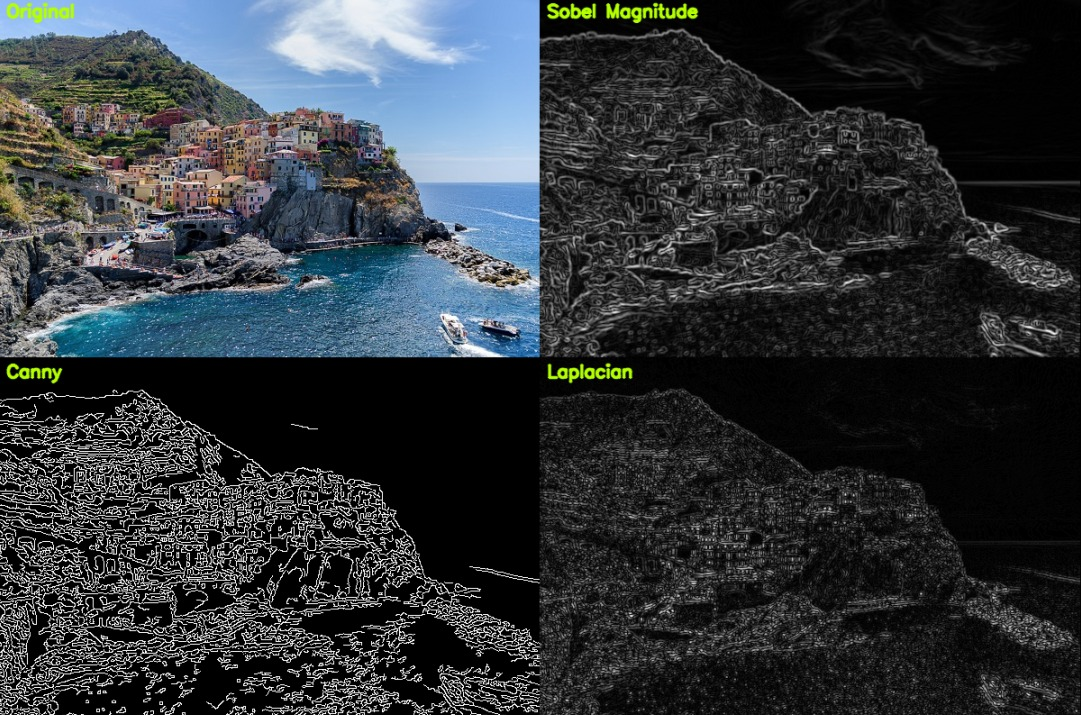
#> input picture image1.jpeg, 1081 x 715 px, given in place of test.mp4, which was not available
$ python neuromorphic_dvs.py
#> lines starting #> are read from the running program, lines starting #| are printed output that depends on the picture
import cv2
import numpy as np
import time
import collections

# ─────────────────────────────────────────────
# CONFIG
# ─────────────────────────────────────────────
VIDEO_PATH       = "/home/exam/test.mp4"
PANEL_W, PANEL_H = 320, 240          # size of each panel
ADAPT_HIGH       = 15.0              # if activity > this %, raise threshold
ADAPT_LOW        =  4.0              # if activity < this %, lower threshold
ADAPT_STEP       =  1                # how much to change threshold each step
ADAPT_COOLDOWN   = 10                # frames between auto-adjustments


# ─────────────────────────────────────────────
# VIDEO HELPERS
# ─────────────────────────────────────────────
def open_video():
    cap = cv2.VideoCapture(VIDEO_PATH)
    if cap.isOpened():
        print("[INFO] Using video:", VIDEO_PATH)
        return cap
    print("[ERROR] Could not open video file:", VIDEO_PATH)
    exit(1)

def read_frame(cap):
    ret, frame = cap.read()
#> frame is the input picture: shape (715, 1081, 3); mean B, G, R 58.5, 54.7, 49.6
    if not ret:                          # loop video when it ends
        cap.set(cv2.CAP_PROP_POS_FRAMES, 0)
        ret, frame = cap.read()
    return frame if ret else None


# ─────────────────────────────────────────────
# DVS PROCESSOR
# ─────────────────────────────────────────────
class DVSProcessor:
    def __init__(self, threshold=20):
        self.threshold   = threshold
        self.adaptive    = False         # toggle with 'A' key
        self._prev_gray  = None

        # rolling buffers
        self._activity_buf  = collections.deque(maxlen=60)   # last 60 frames
        self._event_rate_buf = collections.deque(maxlen=10)  # for smoothing EPS
        self._adapt_timer   = 0                               # cooldown counter
        self._last_time     = time.time()

    # ── main processing ──────────────────────
    def process(self, bgr):
        gray = cv2.cvtColor(bgr, cv2.COLOR_BGR2GRAY)
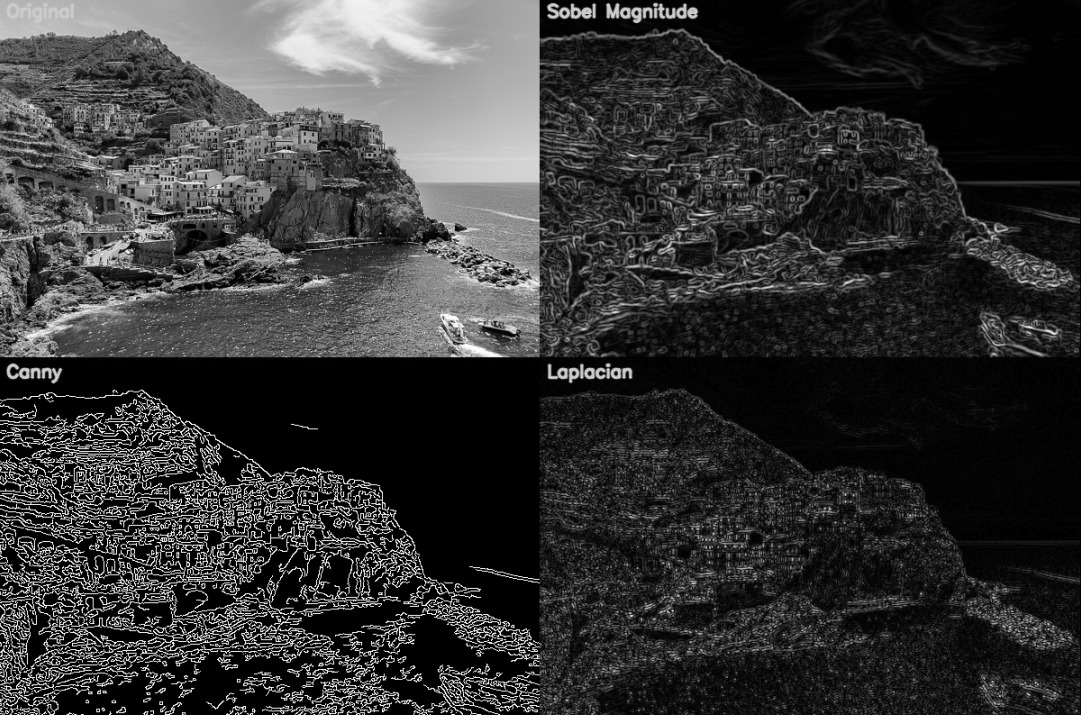
#> gray: shape (715, 1081); min 0, max 255, mean 53.6
        gray = cv2.GaussianBlur(gray, (3, 3), 0)

        if self._prev_gray is None:
            self._prev_gray = gray.copy()
            return None

        # ── frame difference ─────────────────
        diff = gray.astype(np.int16) - self._prev_gray.astype(np.int16)

        pos_mask    = (diff >  self.threshold).astype(np.uint8) * 255   # ON  events
        neg_mask    = (diff < -self.threshold).astype(np.uint8) * 255   # OFF events
        active_mask = ((np.abs(diff)) > self.threshold).astype(np.uint8) * 255

        # ── sparse Canny edges (only on active pixels) ──
        edges_full    = cv2.Canny(gray, 40, 120)
        sparse_events = cv2.bitwise_and(edges_full, active_mask)

        # ── activity % ───────────────────────
        total_px      = active_mask.size
        active_px     = int(np.count_nonzero(active_mask))
        activity_pct  = 100.0 * active_px / total_px
        self._activity_buf.append(activity_pct)

        # ── event rate (events per second) ───
        now       = time.time()
        dt        = max(now - self._last_time, 1e-6)
        eps       = int(np.count_nonzero(sparse_events)) / dt   # events/sec
        self._event_rate_buf.append(eps)
        self._last_time = now

        # ── adaptive threshold ────────────────
        self._adapt_timer += 1
        if self.adaptive and self._adapt_timer >= ADAPT_COOLDOWN:
            self._adapt_timer = 0
            smoothed = np.mean(self._activity_buf)
            if smoothed > ADAPT_HIGH:
                self.threshold = min(self.threshold + ADAPT_STEP, 100)
            elif smoothed < ADAPT_LOW:
                self.threshold = max(self.threshold - ADAPT_STEP, 1)

        self._prev_gray = gray.copy()

        return dict(
            gray          = gray,
            active_mask   = active_mask,
            pos_mask      = pos_mask,
            neg_mask      = neg_mask,
            sparse_events = sparse_events,
            activity_pct  = activity_pct,
            saved_pct     = 100.0 - activity_pct,
            smoothed_act  = float(np.mean(self._activity_buf)),
            event_rate    = float(np.mean(self._event_rate_buf)),
            activity_hist = list(self._activity_buf),   # for graph
        )


# ─────────────────────────────────────────────
# FRAME BUILDERS
# ─────────────────────────────────────────────
def build_event_frame(r):
    """Composite event map: green=ON, red=OFF, white=confirmed edge."""
    H, W = r['gray'].shape
    out = np.zeros((H, W, 3), dtype=np.uint8)
    on_bg  = cv2.bitwise_and(r['pos_mask'], cv2.bitwise_not(r['sparse_events']))
    off_bg = cv2.bitwise_and(r['neg_mask'], cv2.bitwise_not(r['sparse_events']))
    out[on_bg  > 0] = (0,  200, 80)     # green  — ON  background
    out[off_bg > 0] = (60,  60, 220)    # red    — OFF background
    out[r['sparse_events'] > 0] = (255, 255, 255)  # white — confirmed edge
    return out


def build_polarity_panel(mask, label_text, color_on):
    """Coloured single-polarity panel (ON or OFF)."""
    H, W = mask.shape
    out  = np.zeros((H, W, 3), dtype=np.uint8)
    out[mask > 0] = color_on
    put(out, label_text, (8, 22), scale=0.5, color=(255, 255, 255))
    return out


def build_stats_panel(r, fps, dvs, W=PANEL_W, H=PANEL_H):
    """Black panel with metrics + mini activity graph."""
    panel = np.zeros((H, W, 3), dtype=np.uint8)

    # ── text metrics ─────────────────────────
    lines = [
        ("METRICS",                       (8, 26),  0.55, (0, 255, 180)),
        (f"FPS        : {fps:.1f}",       (8, 54),  0.45, (200, 200, 200)),
        (f"Threshold  : {dvs.threshold}", (8, 74),  0.45, (200, 200, 200)),
        (f"Activity   : {r['activity_pct']:.1f}%",  (8, 94),  0.45, (200, 200, 200)),
        (f"Saved work : {r['saved_pct']:.1f}%",     (8, 114), 0.45, (200, 200, 200)),
        (f"Event rate : {r['event_rate']:.0f} e/s",  (8, 134), 0.45, (0, 220, 255)),
        (f"Adaptive   : {'ON' if dvs.adaptive else 'OFF'}",
                                          (8, 154), 0.45,
                                          (0, 255, 100) if dvs.adaptive else (100, 100, 100)),
    ]
    for text, pos, scale, color in lines:
        put(panel, text, pos, scale=scale, color=color)

    # ── mini rolling activity graph ───────────
    hist = r['activity_hist']
    if len(hist) > 1:
        gh, gw = 60, W - 16          # graph height / width
        gx, gy = 8, H - gh - 14     # top-left corner of graph

        # background box
        cv2.rectangle(panel, (gx - 2, gy - 2), (gx + gw + 2, gy + gh + 2),
                      (40, 40, 40), -1)

        # ADAPT_HIGH / ADAPT_LOW reference lines
        for ref_val, ref_col in [(ADAPT_HIGH, (0, 140, 255)), (ADAPT_LOW, (255, 140, 0))]:
            ry = gy + gh - int(ref_val / 30.0 * gh)   # 30% = top of graph
            cv2.line(panel, (gx, ry), (gx + gw, ry), ref_col, 1)

        # plot line
        n     = len(hist)
        xs    = [gx + int(i * gw / (n - 1)) for i in range(n)]
        ys    = [gy + gh - int(min(v, 30) / 30.0 * gh) for v in hist]
        for i in range(1, n):
            cv2.line(panel, (xs[i-1], ys[i-1]), (xs[i], ys[i]),
                     (0, 255, 180), 1, cv2.LINE_AA)

        put(panel, "Activity % (30f)", (gx, gy - 5), scale=0.35, color=(150, 150, 150))

    return panel


# ─────────────────────────────────────────────
# UTILS
# ─────────────────────────────────────────────
def put(img, text, pos, scale=0.55, color=(0, 255, 180)):
    cv2.putText(img, text, pos, cv2.FONT_HERSHEY_SIMPLEX,
                scale, color, 1, cv2.LINE_AA)

def resize(img, w=PANEL_W, h=PANEL_H):
    return cv2.resize(img, (w, h))

def gray_to_bgr(img):
    return cv2.cvtColor(img, cv2.COLOR_GRAY2BGR)


# ─────────────────────────────────────────────
# MAIN
# ─────────────────────────────────────────────
def main():
    cap = open_video()
    dvs = DVSProcessor(threshold=20)
    fps = 0.0
    t_prev = time.time()

    print("Controls:")
    print("  Q / ESC  — quit")
    print("  + / =    — raise threshold")
    print("  -        — lower threshold")
    print("  A        — toggle adaptive threshold")
    print("  S        — save screenshot")

    while True:
        frame = read_frame(cap)
        if frame is None:
            continue

        # ── FPS ──────────────────────────────
        now   = time.time()
        fps   = 0.9 * fps + 0.1 / max(now - t_prev, 1e-6)
        t_prev = now

        result = dvs.process(frame)
        if result is None:
            continue

        # ── build panels (all 320×240) ───────
        p_orig   = resize(frame)
        p_event  = resize(build_event_frame(result))
        p_on     = resize(build_polarity_panel(
                       result['pos_mask'], "ON Events  [brighter]", (0, 220, 80)))
        p_off    = resize(build_polarity_panel(
                       result['neg_mask'], "OFF Events [darker]",   (60, 60, 220)))
        p_mask   = gray_to_bgr(resize(result['active_mask']))
        p_stats  = build_stats_panel(result, fps, dvs)

        # ── label top-row panels ─────────────
        put(p_orig,  "Original",   (8, 20), scale=0.5, color=(255, 255, 255))
        put(p_event, "Event Map",  (8, 20), scale=0.5, color=(255, 255, 255))
        put(p_mask,  "Active Mask",(8, 20), scale=0.5, color=(255, 255, 255))

        # ── assemble 2×3 grid ────────────────
        row1 = np.hstack([p_orig,  p_event, p_mask ])
        row2 = np.hstack([p_on,    p_off,   p_stats])
        display = np.vstack([row1, row2])

        cv2.imshow("Neuromorphic DVS v2", display)

        # ── keyboard ─────────────────────────
        key = cv2.waitKey(1) & 0xFF
        if key in (ord('q'), 27):
            break
        elif key in (ord('+'), ord('=')):
            dvs.threshold = min(dvs.threshold + 5, 100)
            print(f"[Manual] Threshold → {dvs.threshold}")
        elif key == ord('-'):
            dvs.threshold = max(dvs.threshold - 5, 1)
            print(f"[Manual] Threshold → {dvs.threshold}")
        elif key == ord('a'):
            dvs.adaptive = not dvs.adaptive
            print(f"[Adaptive] {'ON' if dvs.adaptive else 'OFF'}")
        elif key == ord('s'):
            fname = f"/home/exam/dvs_{int(time.time())}.png"
            cv2.imwrite(fname, display)
            print(f"[Saved] {fname}")

    cap.release()
    cv2.destroyAllWindows()

if __name__ == "__main__":
    main()

$ run again, on input_cars.jpeg
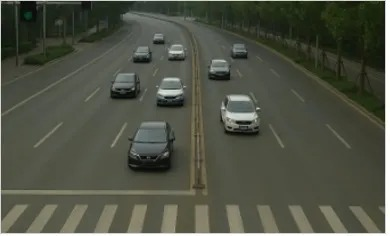
#> input picture input_cars.jpeg, 390 x 236 px, given in place of test.mp4, which was not available
#> in read_frame, frame is the input picture: shape (236, 390, 3); mean B, G, R 68.6, 82.3, 78.9
#> in process, `gray = cv2.cvtColor(bgr, cv2.COLOR_BGR2GRAY)`:
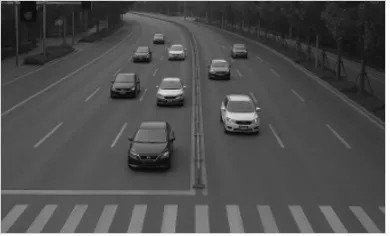
#> gray: shape (236, 390); min 1, max 255, mean 79.7

$ run again, on test.jpg
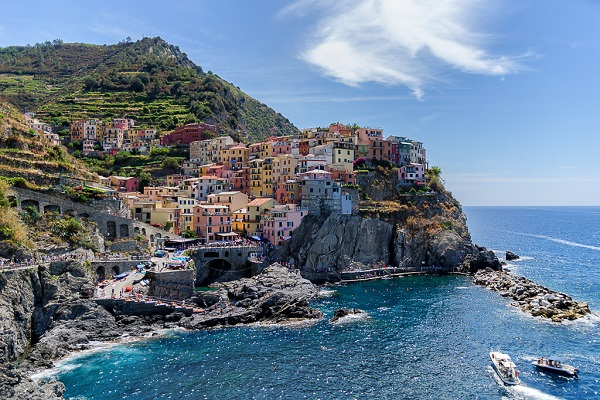
#> input picture test.jpg, 600 x 400 px, given in place of test.mp4, which was not available
#> in read_frame, frame is the input picture: shape (400, 600, 3); mean B, G, R 142.3, 123.3, 103.5
#> in process, `gray = cv2.cvtColor(bgr, cv2.COLOR_BGR2GRAY)`:
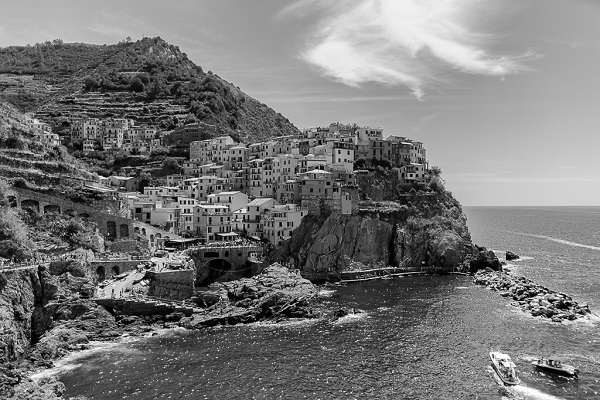
#> gray: shape (400, 600); min 0, max 255, mean 119.5
#> in process, `gray = cv2.GaussianBlur(gray, (3, 3), 0)`:
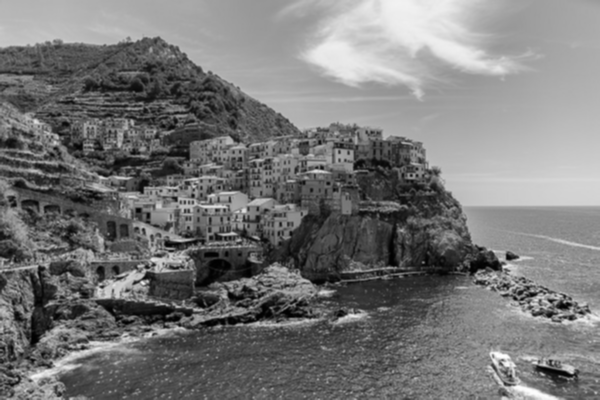
#> gray: shape (400, 600); min 1, max 254, mean 119.6
